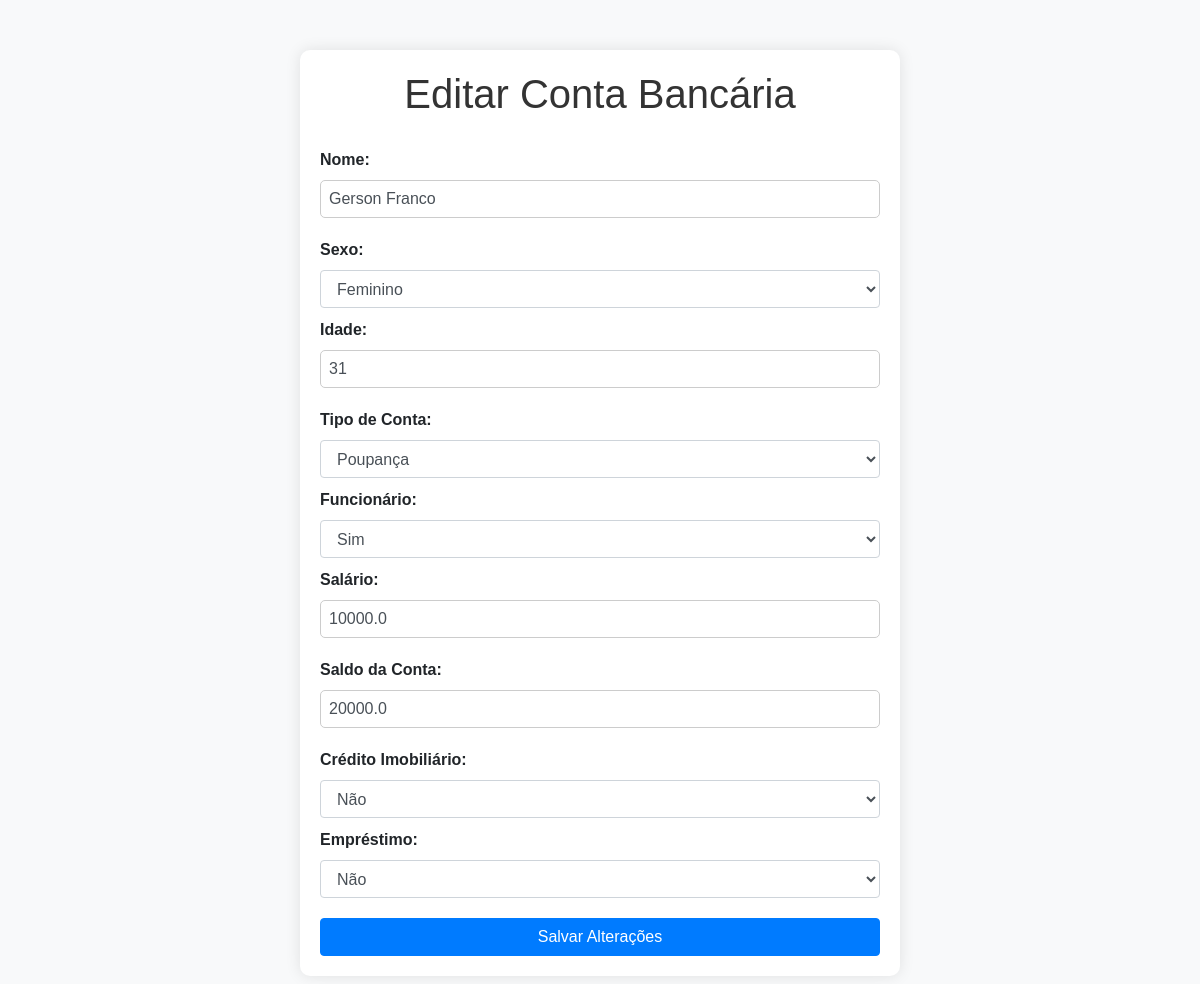
Page /edit_account/5 on the committed database.
### tables this page shows
CREATE TABLE contas_bancarias
                 (id INTEGER PRIMARY KEY AUTOINCREMENT,
                 nome TEXT NOT NULL,
                 sexo TEXT NOT NULL,
                 idade INTEGER NOT NULL,
                 tipo_conta TEXT NOT NULL,
                 funcionario BOOLEAN NOT NULL,
                 salario REAL,
                 saldo_conta REAL,
                 credito_imobiliario BOOLEAN NOT NULL,
                 emprestimo BOOLEAN NOT NULL);

### app.py (the view, shortened to what this page needs)
@app.route('/edit_account/<int:id>', methods=['GET', 'POST'])
def edit_account(id):
    conn = sqlite3.connect('C:/Users/manuel/Desktop/projecto inar/contas_bancarias.db')
    c = conn.cursor()
    if request.method == 'GET':
        c.execute("SELECT * FROM contas_bancarias WHERE id=?", (id,))
        account = c.fetchone()
        conn.close()
        return render_template('edit_account.html', account=account)

### templates/edit_account.html (shortened to what this page needs)
<!DOCTYPE html>
<html lang="en">
<head>
    <link rel="stylesheet" href="{{ url_for('static', filename='styles.css') }}">
    <link rel="stylesheet" href="https://maxcdn.bootstrapcdn.com/bootstrap/4.5.2/css/bootstrap.min.css">
</head>
<body>
    <div class="container">
        <h1>Editar Conta Bancária</h1>
        <form id="editForm" action="{{ url_for('edit_account', id=account[0]) }}" method="POST">
            <label for="nome">Nome:</label>
            <input type="text" name="nome" class="form-control" value="{{ account[1] }}" required>
            <label for="sexo">Sexo:</label>
            <select name="sexo" class="form-control" required>
                <option value="Feminino" {% if account[2] == 'Feminino' %}selected{% endif %}>Feminino</option>
            </select>
            <label for="idade">Idade:</label>
            <input type="number" name="idade" class="form-control" value="{{ account[3] }}" min="18" max="100" required>
            <label for="tipo_conta">Tipo de Conta:</label>
            <select name="tipo_conta" class="form-control" required>
                <option value="Poupança" {% if account[4] == 'Poupança' %}selected{% endif %}>Poupança</option>
            </select>
            <label for="funcionario">Funcionário:</label>
            <select name="funcionario" class="form-control" required>
                <option value="1" {% if account[5] %}selected{% endif %}>Sim</option>
            </select>
            <label for="salario">Salário:</label>
            <input type="number" name="salario" class="form-control" value="{{ account[6] }}" min="0" step="0.01" required>
            <label for="saldo_conta">Saldo da Conta:</label>
            <input type="number" name="saldo_conta" class="form-control" value="{{ account[7] }}" min="0" step="0.01" required>
            <label for="credito_imobiliario">Crédito Imobiliário:</label>
            <select name="credito_imobiliario" class="form-control" required>
                <option value="0" {% if not account[8] %}selected{% endif %}>Não</option>
            </select>
            <label for="emprestimo">Empréstimo:</label>
            <select name="emprestimo" class="form-control" required>
                <option value="0" {% if not account[9] %}selected{% endif %}>Não</option>
            </select>
            <button type="submit" class="btn btn-primary btn-block">Salvar Alterações</button>
        </form>
    </div>
</body>
</html>

### static/styles.css (style rules this page uses)
body { font-family: Arial, sans-serif; background-color: #f4f4f4; margin: 0; padding: 0; }
.container { max-width: auto; margin: auto; padding: 20px; background-color: #fff; border-radius: 10px; box-shadow: 0 0 10px rgba(0, 0, 0, 0.1); }
h1 { color: #333; margin-bottom: 20px; }
form { margin-top: 20px; }
label { display: block; margin-bottom: 5px; }
input[type="text"], input[type="number"], select { width: 100%; padding: 8px; margin-bottom: 10px; border: 1px solid #ccc; border-radius: 5px; box-sizing: border-box; }
button { padding: 10px 20px; background-color: #007bff; color: #fff; border: none; border-radius: 5px; cursor: pointer; }

### templates/edit_account.html (style rules this page uses)
body { background-color: #f8f9fa; font-family: Arial, sans-serif; }
.container { max-width: 600px; margin: 50px auto; padding: 20px; background-color: #ffffff; border-radius: 10px; box-shadow: 0 0 15px rgba(0, 0, 0, 0.1); }
h1 { text-align: center; margin-bottom: 20px; }
label { font-weight: bold; margin-top: 10px; }
button { margin-top: 20px; }

### rows in the picture
contas_bancarias: nome "Gerson Franco", sexo "Feminino", idade "31", tipo_conta "Poupança", funcionario "Sim", salario "10000.0", saldo_conta "20000.0", credito_imobiliario "Não", emprestimo "Não"
